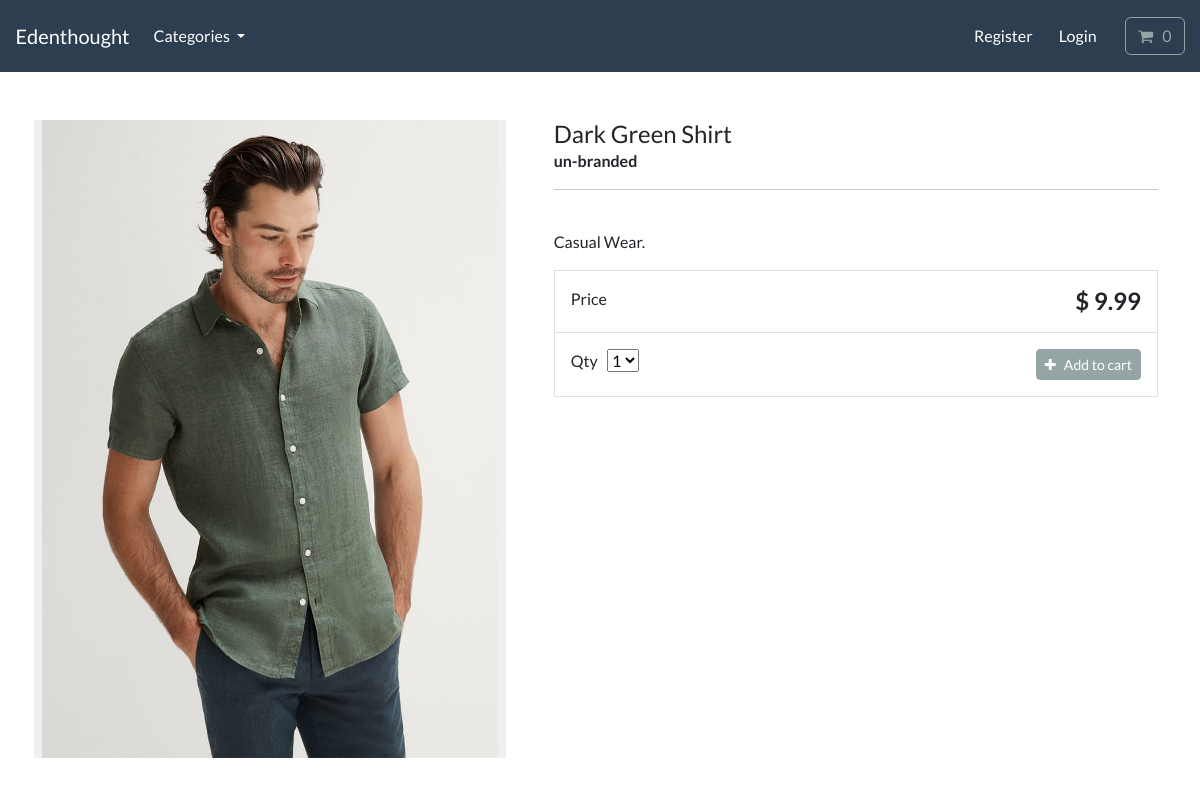
/product/dark-green-shirt/, run on an earlier commit of the app's database.
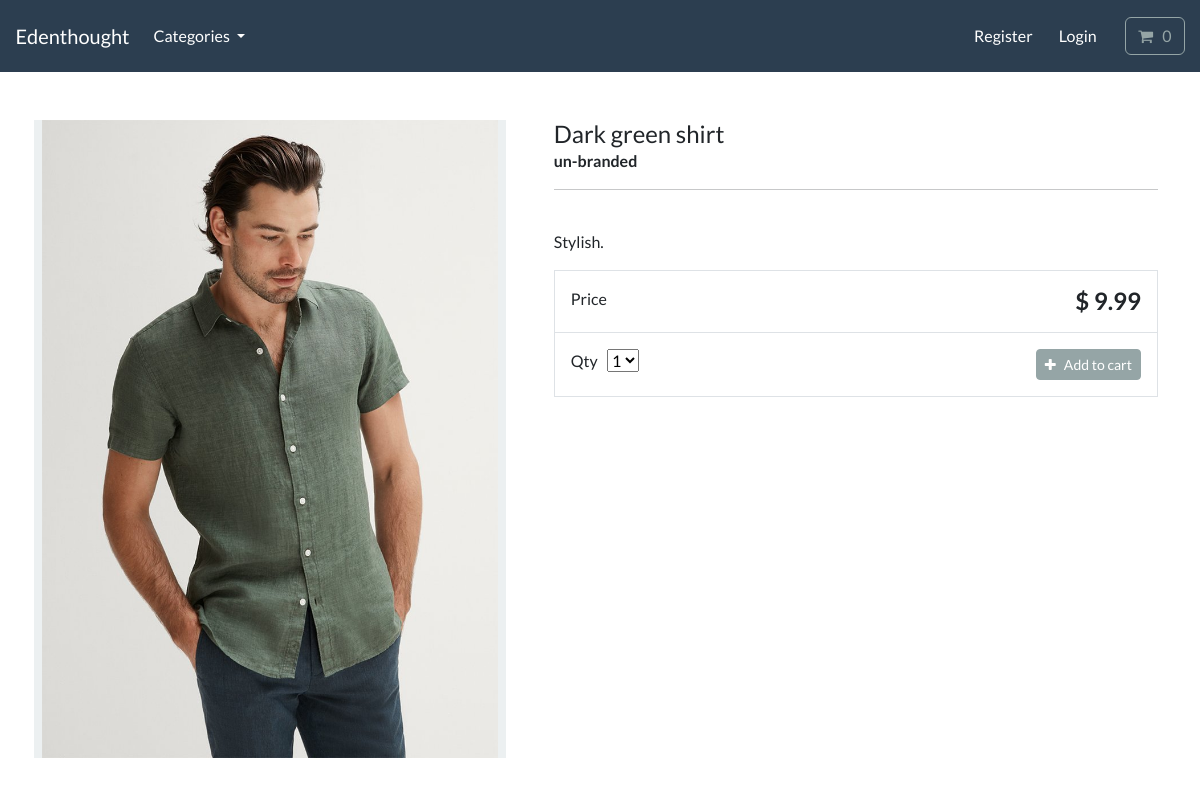
And on a later commit of the database.
### store/models.py (models this page shows, shortened)
class Product(models.Model):
    category = models.ForeignKey(Category, related_name='product', on_delete=models.CASCADE, null=True)
    title = models.CharField(max_length=250)
    brand = models.CharField(max_length=250, default='un-branded')
    description = models.TextField(blank=True)
    slug = models.SlugField(max_length=255)
    price = models.DecimalField(max_digits=4, decimal_places=2)
    image = models.ImageField(upload_to='images/')
    class Meta:
        verbose_name_plural = 'products'

### store/views.py (the view)
# urls.py: path('product/<slug:product_slug>/', views.product_info, name='product-info'),
def product_info(request, product_slug):
    product = get_object_or_404(Product, slug=product_slug)
    context = {'product': product}
    return render(request, 'store/product-info.html', context)

### cart/cart.py (called while the page is built)
    def __len__(self):
        return sum(item['qty'] for item in self.cart.values())

### cart/context_processors.py (called while the page is built)
def cart(request):
    return {'cart': Cart(request)}

### store/models.py (called while the page is built)
    def get_absolute_url(self):
        return reverse('list-category', args=[self.slug])

### store/views.py (called while the page is built)
def categories(request):
    all_categories = Category.objects.all()
    return {'all_categories': all_categories}

### store/templates/store/product-info.html (shortened to what this page needs)
{% extends "./base.html" %}
{% load static %}
{% block content %}
<div class="container">
    <main class="pt-5">
        <div class="row g-3">
            <div class="col-md-5 col-lg-5 order-md-first bg-light">
                <img class="img-fluid mx-auto d-block" alt="Responsive image" src="{{ product.image.url }}">
            </div>
            <div class="col-md-7 col-lg-7 ps-md-3 ps-lg-5">
                <h1 class="mb-0 h4"> {{ product.title }}  </h1>
                <strong> {{ product.brand }} </strong>
                <hr>
                <br>
                <p> {{ product.description }} </p>
                <div class="border">
                    <div class="col border-bottom">
                        <div class="row p-3">
                            <div class="col-6"> Price </div>
                            <div class="col-6 text-end"><span class="h4 fw-bold">$ {{ product.price }} </span></div>
                        </div>
                    </div>
                    <div class="col">
                        <div class="row p-3">
                            <div class="col-6">
                                <label for="select">Qty</label>
                                <select id="select">
                                    <option value="1">1</option>
                                </select>
                            </div>
                            <div class="col-6 text-end">
                                <button type="button" id="add-button" value="{{product.id}}" class="btn btn-secondary btn-sm">
                                    <i class="fa fa-plus" aria-hidden="true"></i> &nbsp; Add to cart
                                </button>
                            </div>
                        </div>
                    </div>
                </div>
            </div>
        </div>
    </main>
    <br>
</div>
{% endblock %}

What changed in the data, as far as the page shows it:
removed Product: image (picture), title "Dark Green Shirt", brand "un-branded", description "Casual Wear.", price "9.99"
added Product: image (picture), title "Dark green shirt", brand "un-branded", description "Stylish.", price "9.99"
